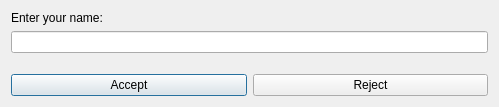
<?xml version="1.0" encoding="UTF-8"?>
<ui version="4.0">
 <class>Dialog</class>
 <widget class="QDialog" name="Dialog">
  <property name="geometry">
   <rect>
    <x>0</x>
    <y>0</y>
    <width>499</width>
    <height>107</height>
   </rect>
  </property>
  <property name="windowTitle">
   <string>Dialog</string>
  </property>
  <layout class="QVBoxLayout" name="verticalLayout_2">
   <item>
    <layout class="QVBoxLayout" name="verticalLayout">
     <item>
      <widget class="QLabel" name="label">
       <property name="text">
        <string>Enter your name:</string>
       </property>
      </widget>
     </item>
     <item>
      <widget class="QLineEdit" name="txtName"/>
     </item>
    </layout>
   </item>
   <item>
    <spacer name="verticalSpacer">
     <property name="orientation">
      <enum>Qt::Vertical</enum>
     </property>
     <property name="sizeHint" stdset="0">
      <size>
       <width>20</width>
       <height>40</height>
      </size>
     </property>
    </spacer>
   </item>
   <item>
    <layout class="QHBoxLayout" name="horizontalLayout">
     <item>
      <widget class="QPushButton" name="btnAccept">
       <property name="text">
        <string>Accept</string>
       </property>
      </widget>
     </item>
     <item>
      <widget class="QPushButton" name="btnReject">
       <property name="text">
        <string>Reject</string>
       </property>
      </widget>
     </item>
    </layout>
   </item>
  </layout>
 </widget>
 <resources/>
 <connections>
  <connection>
   <sender>btnReject</sender>
   <signal>clicked()</signal>
   <receiver>Dialog</receiver>
   <slot>reject()</slot>
   <hints>
    <hint type="sourcelabel">
     <x>353</x>
     <y>81</y>
    </hint>
    <hint type="destinationlabel">
     <x>536</x>
     <y>79</y>
    </hint>
   </hints>
  </connection>
 </connections>
</ui>
